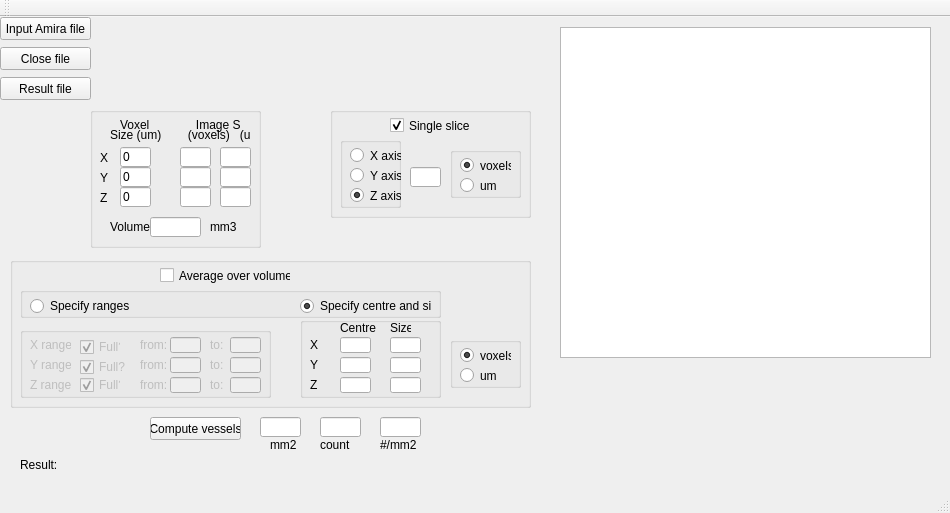
<?xml version="1.0" encoding="UTF-8"?>
<ui version="4.0">
 <class>MainWindow</class>
 <widget class="QMainWindow" name="MainWindow">
  <property name="geometry">
   <rect>
    <x>0</x>
    <y>0</y>
    <width>950</width>
    <height>513</height>
   </rect>
  </property>
  <property name="windowTitle">
   <string>Quantify histology</string>
  </property>
  <widget class="QWidget" name="centralWidget">
   <widget class="QPushButton" name="pushButtonAmFile">
    <property name="geometry">
     <rect>
      <x>0</x>
      <y>0</y>
      <width>91</width>
      <height>23</height>
     </rect>
    </property>
    <property name="text">
     <string>Input Amira file</string>
    </property>
   </widget>
   <widget class="QLabel" name="labelAmFile">
    <property name="geometry">
     <rect>
      <x>100</x>
      <y>0</y>
      <width>411</width>
      <height>21</height>
     </rect>
    </property>
    <property name="text">
     <string/>
    </property>
   </widget>
   <widget class="QLabel" name="label">
    <property name="geometry">
     <rect>
      <x>20</x>
      <y>440</y>
      <width>41</width>
      <height>16</height>
     </rect>
    </property>
    <property name="text">
     <string>Result:</string>
    </property>
   </widget>
   <widget class="QLabel" name="labelResult">
    <property name="geometry">
     <rect>
      <x>60</x>
      <y>440</y>
      <width>491</width>
      <height>16</height>
     </rect>
    </property>
    <property name="text">
     <string/>
    </property>
   </widget>
   <widget class="QTextEdit" name="textEdit">
    <property name="geometry">
     <rect>
      <x>560</x>
      <y>10</y>
      <width>371</width>
      <height>331</height>
     </rect>
    </property>
   </widget>
   <widget class="QPushButton" name="pushButtonCloseFile">
    <property name="geometry">
     <rect>
      <x>0</x>
      <y>30</y>
      <width>91</width>
      <height>23</height>
     </rect>
    </property>
    <property name="text">
     <string>Close file</string>
    </property>
   </widget>
   <widget class="QLabel" name="labelCloseFile">
    <property name="geometry">
     <rect>
      <x>100</x>
      <y>30</y>
      <width>411</width>
      <height>21</height>
     </rect>
    </property>
    <property name="text">
     <string/>
    </property>
   </widget>
   <widget class="QPushButton" name="pushButtonResultFile">
    <property name="geometry">
     <rect>
      <x>0</x>
      <y>60</y>
      <width>91</width>
      <height>23</height>
     </rect>
    </property>
    <property name="text">
     <string>Result file</string>
    </property>
   </widget>
   <widget class="QLabel" name="labelResultFile">
    <property name="geometry">
     <rect>
      <x>100</x>
      <y>60</y>
      <width>411</width>
      <height>21</height>
     </rect>
    </property>
    <property name="text">
     <string/>
    </property>
   </widget>
   <widget class="QGroupBox" name="groupBox_slice">
    <property name="geometry">
     <rect>
      <x>330</x>
      <y>90</y>
      <width>201</width>
      <height>111</height>
     </rect>
    </property>
    <property name="title">
     <string/>
    </property>
    <widget class="QLineEdit" name="lineEdit_intercept">
     <property name="geometry">
      <rect>
       <x>80</x>
       <y>60</y>
       <width>31</width>
       <height>20</height>
      </rect>
     </property>
     <property name="text">
      <string/>
     </property>
    </widget>
    <widget class="QGroupBox" name="groupBox_axis">
     <property name="geometry">
      <rect>
       <x>10</x>
       <y>30</y>
       <width>61</width>
       <height>71</height>
      </rect>
     </property>
     <property name="title">
      <string/>
     </property>
     <widget class="QRadioButton" name="radioButton_zaxis">
      <property name="geometry">
       <rect>
        <x>10</x>
        <y>50</y>
        <width>51</width>
        <height>17</height>
       </rect>
      </property>
      <property name="text">
       <string>Z axis</string>
      </property>
      <property name="checked">
       <bool>true</bool>
      </property>
     </widget>
     <widget class="QRadioButton" name="radioButton_yaxis">
      <property name="geometry">
       <rect>
        <x>10</x>
        <y>30</y>
        <width>51</width>
        <height>17</height>
       </rect>
      </property>
      <property name="text">
       <string>Y axis</string>
      </property>
     </widget>
     <widget class="QRadioButton" name="radioButton_xaxis">
      <property name="geometry">
       <rect>
        <x>10</x>
        <y>10</y>
        <width>51</width>
        <height>17</height>
       </rect>
      </property>
      <property name="text">
       <string>X axis</string>
      </property>
     </widget>
    </widget>
    <widget class="QGroupBox" name="groupBox_sliceunits">
     <property name="geometry">
      <rect>
       <x>120</x>
       <y>40</y>
       <width>71</width>
       <height>51</height>
      </rect>
     </property>
     <property name="title">
      <string/>
     </property>
     <widget class="QRadioButton" name="radioButton_slicevoxels">
      <property name="geometry">
       <rect>
        <x>10</x>
        <y>10</y>
        <width>51</width>
        <height>17</height>
       </rect>
      </property>
      <property name="text">
       <string>voxels</string>
      </property>
      <property name="checked">
       <bool>true</bool>
      </property>
     </widget>
     <widget class="QRadioButton" name="radioButton_slicemicrons">
      <property name="geometry">
       <rect>
        <x>10</x>
        <y>30</y>
        <width>41</width>
        <height>17</height>
       </rect>
      </property>
      <property name="text">
       <string>um</string>
      </property>
     </widget>
    </widget>
    <widget class="QCheckBox" name="checkBoxSlice">
     <property name="geometry">
      <rect>
       <x>60</x>
       <y>10</y>
       <width>81</width>
       <height>17</height>
      </rect>
     </property>
     <property name="text">
      <string>Single slice</string>
     </property>
     <property name="checked">
      <bool>true</bool>
     </property>
    </widget>
   </widget>
   <widget class="QGroupBox" name="groupBox_voxel">
    <property name="geometry">
     <rect>
      <x>90</x>
      <y>90</y>
      <width>171</width>
      <height>141</height>
     </rect>
    </property>
    <property name="title">
     <string/>
    </property>
    <widget class="QLineEdit" name="lineEdit_xvoxel">
     <property name="geometry">
      <rect>
       <x>30</x>
       <y>40</y>
       <width>31</width>
       <height>20</height>
      </rect>
     </property>
     <property name="text">
      <string>0</string>
     </property>
    </widget>
    <widget class="QLineEdit" name="lineEdit_yvoxel">
     <property name="geometry">
      <rect>
       <x>30</x>
       <y>60</y>
       <width>31</width>
       <height>20</height>
      </rect>
     </property>
     <property name="text">
      <string>0</string>
     </property>
    </widget>
    <widget class="QLineEdit" name="lineEdit_zvoxel">
     <property name="geometry">
      <rect>
       <x>30</x>
       <y>80</y>
       <width>31</width>
       <height>20</height>
      </rect>
     </property>
     <property name="text">
      <string>0</string>
     </property>
    </widget>
    <widget class="QLabel" name="label_voxel1">
     <property name="geometry">
      <rect>
       <x>30</x>
       <y>10</y>
       <width>121</width>
       <height>16</height>
      </rect>
     </property>
     <property name="text">
      <string>Voxel              Image Size</string>
     </property>
    </widget>
    <widget class="QLabel" name="label_z">
     <property name="geometry">
      <rect>
       <x>10</x>
       <y>80</y>
       <width>16</width>
       <height>21</height>
      </rect>
     </property>
     <property name="text">
      <string>Z</string>
     </property>
    </widget>
    <widget class="QLabel" name="label_y">
     <property name="geometry">
      <rect>
       <x>10</x>
       <y>60</y>
       <width>16</width>
       <height>21</height>
      </rect>
     </property>
     <property name="text">
      <string>Y</string>
     </property>
    </widget>
    <widget class="QLabel" name="label_x">
     <property name="geometry">
      <rect>
       <x>10</x>
       <y>40</y>
       <width>16</width>
       <height>21</height>
      </rect>
     </property>
     <property name="text">
      <string>X</string>
     </property>
    </widget>
    <widget class="QLabel" name="label_voxelsize2">
     <property name="geometry">
      <rect>
       <x>20</x>
       <y>20</y>
       <width>141</width>
       <height>16</height>
      </rect>
     </property>
     <property name="text">
      <string>Size (um)        (voxels)   (um)</string>
     </property>
    </widget>
    <widget class="QLineEdit" name="lineEdit_nx">
     <property name="geometry">
      <rect>
       <x>90</x>
       <y>40</y>
       <width>31</width>
       <height>20</height>
      </rect>
     </property>
     <property name="readOnly">
      <bool>true</bool>
     </property>
    </widget>
    <widget class="QLineEdit" name="lineEdit_ny">
     <property name="geometry">
      <rect>
       <x>90</x>
       <y>60</y>
       <width>31</width>
       <height>20</height>
      </rect>
     </property>
     <property name="readOnly">
      <bool>true</bool>
     </property>
    </widget>
    <widget class="QLineEdit" name="lineEdit_nz">
     <property name="geometry">
      <rect>
       <x>90</x>
       <y>80</y>
       <width>31</width>
       <height>20</height>
      </rect>
     </property>
     <property name="readOnly">
      <bool>true</bool>
     </property>
    </widget>
    <widget class="QLineEdit" name="lineEdit_umx">
     <property name="geometry">
      <rect>
       <x>130</x>
       <y>40</y>
       <width>31</width>
       <height>20</height>
      </rect>
     </property>
     <property name="readOnly">
      <bool>true</bool>
     </property>
    </widget>
    <widget class="QLineEdit" name="lineEdit_umy">
     <property name="geometry">
      <rect>
       <x>130</x>
       <y>60</y>
       <width>31</width>
       <height>20</height>
      </rect>
     </property>
     <property name="readOnly">
      <bool>true</bool>
     </property>
    </widget>
    <widget class="QLineEdit" name="lineEdit_umz">
     <property name="geometry">
      <rect>
       <x>130</x>
       <y>80</y>
       <width>31</width>
       <height>20</height>
      </rect>
     </property>
     <property name="readOnly">
      <bool>true</bool>
     </property>
    </widget>
    <widget class="QLineEdit" name="lineEdit_volume">
     <property name="geometry">
      <rect>
       <x>60</x>
       <y>110</y>
       <width>51</width>
       <height>20</height>
      </rect>
     </property>
     <property name="text">
      <string/>
     </property>
     <property name="readOnly">
      <bool>true</bool>
     </property>
    </widget>
    <widget class="QLabel" name="label_unitsmm3">
     <property name="geometry">
      <rect>
       <x>120</x>
       <y>110</y>
       <width>31</width>
       <height>20</height>
      </rect>
     </property>
     <property name="text">
      <string>mm3</string>
     </property>
    </widget>
    <widget class="QLabel" name="label_volume">
     <property name="geometry">
      <rect>
       <x>20</x>
       <y>110</y>
       <width>41</width>
       <height>20</height>
      </rect>
     </property>
     <property name="text">
      <string>Volume</string>
     </property>
    </widget>
   </widget>
   <widget class="QGroupBox" name="groupBoxRanges">
    <property name="geometry">
     <rect>
      <x>10</x>
      <y>240</y>
      <width>521</width>
      <height>151</height>
     </rect>
    </property>
    <property name="title">
     <string/>
    </property>
    <widget class="QGroupBox" name="groupBox_choice">
     <property name="geometry">
      <rect>
       <x>10</x>
       <y>30</y>
       <width>421</width>
       <height>31</height>
      </rect>
     </property>
     <property name="title">
      <string/>
     </property>
     <widget class="QRadioButton" name="radioButton_range">
      <property name="geometry">
       <rect>
        <x>10</x>
        <y>10</y>
        <width>121</width>
        <height>18</height>
       </rect>
      </property>
      <property name="text">
       <string>Specify ranges</string>
      </property>
     </widget>
     <widget class="QRadioButton" name="radioButton_centre">
      <property name="geometry">
       <rect>
        <x>280</x>
        <y>10</y>
        <width>131</width>
        <height>18</height>
       </rect>
      </property>
      <property name="text">
       <string>Specify centre and size</string>
      </property>
      <property name="checked">
       <bool>true</bool>
      </property>
     </widget>
    </widget>
    <widget class="QGroupBox" name="groupBox_centre">
     <property name="geometry">
      <rect>
       <x>290</x>
       <y>60</y>
       <width>141</width>
       <height>81</height>
      </rect>
     </property>
     <property name="title">
      <string/>
     </property>
     <widget class="QLabel" name="label_centre">
      <property name="geometry">
       <rect>
        <x>40</x>
        <y>0</y>
        <width>41</width>
        <height>21</height>
       </rect>
      </property>
      <property name="text">
       <string>Centre</string>
      </property>
     </widget>
     <widget class="QLabel" name="label_size">
      <property name="geometry">
       <rect>
        <x>90</x>
        <y>0</y>
        <width>21</width>
        <height>21</height>
       </rect>
      </property>
      <property name="text">
       <string>Size</string>
      </property>
     </widget>
     <widget class="QLabel" name="label_x_2">
      <property name="geometry">
       <rect>
        <x>10</x>
        <y>20</y>
        <width>16</width>
        <height>16</height>
       </rect>
      </property>
      <property name="text">
       <string>X</string>
      </property>
     </widget>
     <widget class="QLabel" name="label_y_2">
      <property name="geometry">
       <rect>
        <x>10</x>
        <y>40</y>
        <width>16</width>
        <height>16</height>
       </rect>
      </property>
      <property name="text">
       <string>Y</string>
      </property>
     </widget>
     <widget class="QLabel" name="label_z_2">
      <property name="geometry">
       <rect>
        <x>10</x>
        <y>60</y>
        <width>16</width>
        <height>16</height>
       </rect>
      </property>
      <property name="text">
       <string>Z</string>
      </property>
     </widget>
     <widget class="QLineEdit" name="lineEdit_xcentre">
      <property name="geometry">
       <rect>
        <x>40</x>
        <y>20</y>
        <width>31</width>
        <height>16</height>
       </rect>
      </property>
     </widget>
     <widget class="QLineEdit" name="lineEdit_ycentre">
      <property name="geometry">
       <rect>
        <x>40</x>
        <y>40</y>
        <width>31</width>
        <height>16</height>
       </rect>
      </property>
     </widget>
     <widget class="QLineEdit" name="lineEdit_zcentre">
      <property name="geometry">
       <rect>
        <x>40</x>
        <y>60</y>
        <width>31</width>
        <height>16</height>
       </rect>
      </property>
     </widget>
     <widget class="QLineEdit" name="lineEdit_xsize">
      <property name="geometry">
       <rect>
        <x>90</x>
        <y>20</y>
        <width>31</width>
        <height>16</height>
       </rect>
      </property>
     </widget>
     <widget class="QLineEdit" name="lineEdit_ysize">
      <property name="geometry">
       <rect>
        <x>90</x>
        <y>40</y>
        <width>31</width>
        <height>16</height>
       </rect>
      </property>
     </widget>
     <widget class="QLineEdit" name="lineEdit_zsize">
      <property name="geometry">
       <rect>
        <x>90</x>
        <y>60</y>
        <width>31</width>
        <height>16</height>
       </rect>
      </property>
     </widget>
    </widget>
    <widget class="QGroupBox" name="groupBox_range">
     <property name="enabled">
      <bool>false</bool>
     </property>
     <property name="geometry">
      <rect>
       <x>10</x>
       <y>70</y>
       <width>251</width>
       <height>71</height>
      </rect>
     </property>
     <property name="title">
      <string/>
     </property>
     <widget class="QLabel" name="label_zto">
      <property name="geometry">
       <rect>
        <x>190</x>
        <y>50</y>
        <width>21</width>
        <height>16</height>
       </rect>
      </property>
      <property name="text">
       <string>to:</string>
      </property>
     </widget>
     <widget class="QCheckBox" name="checkBox_zfull">
      <property name="geometry">
       <rect>
        <x>60</x>
        <y>50</y>
        <width>41</width>
        <height>16</height>
       </rect>
      </property>
      <property name="layoutDirection">
       <enum>Qt::LeftToRight</enum>
      </property>
      <property name="text">
       <string>Full?</string>
      </property>
      <property name="checked">
       <bool>true</bool>
      </property>
     </widget>
     <widget class="QLineEdit" name="lineEdit_x1">
      <property name="enabled">
       <bool>false</bool>
      </property>
      <property name="geometry">
       <rect>
        <x>150</x>
        <y>10</y>
        <width>31</width>
        <height>16</height>
       </rect>
      </property>
      <property name="text">
       <string/>
      </property>
     </widget>
     <widget class="QLineEdit" name="lineEdit_z1">
      <property name="enabled">
       <bool>false</bool>
      </property>
      <property name="geometry">
       <rect>
        <x>150</x>
        <y>50</y>
        <width>31</width>
        <height>16</height>
       </rect>
      </property>
      <property name="text">
       <string/>
      </property>
     </widget>
     <widget class="QLineEdit" name="lineEdit_x2">
      <property name="enabled">
       <bool>false</bool>
      </property>
      <property name="geometry">
       <rect>
        <x>210</x>
        <y>10</y>
        <width>31</width>
        <height>16</height>
       </rect>
      </property>
      <property name="text">
       <string/>
      </property>
     </widget>
     <widget class="QLineEdit" name="lineEdit_y1">
      <property name="enabled">
       <bool>false</bool>
      </property>
      <property name="geometry">
       <rect>
        <x>150</x>
        <y>30</y>
        <width>31</width>
        <height>16</height>
       </rect>
      </property>
      <property name="text">
       <string/>
      </property>
     </widget>
     <widget class="QCheckBox" name="checkBox_yfull">
      <property name="geometry">
       <rect>
        <x>60</x>
        <y>30</y>
        <width>51</width>
        <height>20</height>
       </rect>
      </property>
      <property name="layoutDirection">
       <enum>Qt::LeftToRight</enum>
      </property>
      <property name="text">
       <string>Full?</string>
      </property>
      <property name="checked">
       <bool>true</bool>
      </property>
     </widget>
     <widget class="QLabel" name="label_xrange">
      <property name="geometry">
       <rect>
        <x>10</x>
        <y>10</y>
        <width>41</width>
        <height>16</height>
       </rect>
      </property>
      <property name="text">
       <string>X range: </string>
      </property>
     </widget>
     <widget class="QLabel" name="label_zrange">
      <property name="geometry">
       <rect>
        <x>10</x>
        <y>50</y>
        <width>41</width>
        <height>16</height>
       </rect>
      </property>
      <property name="text">
       <string>Z range: </string>
      </property>
     </widget>
     <widget class="QLabel" name="label_yrange">
      <property name="geometry">
       <rect>
        <x>10</x>
        <y>30</y>
        <width>41</width>
        <height>16</height>
       </rect>
      </property>
      <property name="text">
       <string>Y range: </string>
      </property>
     </widget>
     <widget class="QLabel" name="label_xto">
      <property name="geometry">
       <rect>
        <x>190</x>
        <y>10</y>
        <width>21</width>
        <height>16</height>
       </rect>
      </property>
      <property name="text">
       <string>to:</string>
      </property>
     </widget>
     <widget class="QLabel" name="label_yfrom">
      <property name="geometry">
       <rect>
        <x>120</x>
        <y>30</y>
        <width>31</width>
        <height>16</height>
       </rect>
      </property>
      <property name="text">
       <string>from:</string>
      </property>
     </widget>
     <widget class="QLabel" name="label_xfrom">
      <property name="geometry">
       <rect>
        <x>120</x>
        <y>10</y>
        <width>31</width>
        <height>16</height>
       </rect>
      </property>
      <property name="text">
       <string>from:</string>
      </property>
     </widget>
     <widget class="QLineEdit" name="lineEdit_z2">
      <property name="enabled">
       <bool>false</bool>
      </property>
      <property name="geometry">
       <rect>
        <x>210</x>
        <y>50</y>
        <width>31</width>
        <height>16</height>
       </rect>
      </property>
      <property name="text">
       <string/>
      </property>
     </widget>
     <widget class="QCheckBox" name="checkBox_xfull">
      <property name="geometry">
       <rect>
        <x>60</x>
        <y>10</y>
        <width>41</width>
        <height>20</height>
       </rect>
      </property>
      <property name="layoutDirection">
       <enum>Qt::LeftToRight</enum>
      </property>
      <property name="text">
       <string>Full?</string>
      </property>
      <property name="checked">
       <bool>true</bool>
      </property>
     </widget>
     <widget class="QLabel" name="label_yto">
      <property name="geometry">
       <rect>
        <x>190</x>
        <y>30</y>
        <width>21</width>
        <height>16</height>
       </rect>
      </property>
      <property name="text">
       <string>to:</string>
      </property>
     </widget>
     <widget class="QLabel" name="label_zfrom">
      <property name="geometry">
       <rect>
        <x>120</x>
        <y>50</y>
        <width>31</width>
        <height>16</height>
       </rect>
      </property>
      <property name="text">
       <string>from:</string>
      </property>
     </widget>
     <widget class="QLineEdit" name="lineEdit_y2">
      <property name="enabled">
       <bool>false</bool>
      </property>
      <property name="geometry">
       <rect>
        <x>210</x>
        <y>30</y>
        <width>31</width>
        <height>16</height>
       </rect>
      </property>
      <property name="text">
       <string/>
      </property>
     </widget>
    </widget>
    <widget class="QCheckBox" name="checkBoxAverage">
     <property name="geometry">
      <rect>
       <x>150</x>
       <y>10</y>
       <width>131</width>
       <height>17</height>
      </rect>
     </property>
     <property name="text">
      <string>Average over volume</string>
     </property>
    </widget>
    <widget class="QGroupBox" name="groupBox_rangeunits">
     <property name="geometry">
      <rect>
       <x>440</x>
       <y>80</y>
       <width>71</width>
       <height>51</height>
      </rect>
     </property>
     <property name="title">
      <string/>
     </property>
     <widget class="QRadioButton" name="radioButton_rangevoxels">
      <property name="geometry">
       <rect>
        <x>10</x>
        <y>10</y>
        <width>51</width>
        <height>17</height>
       </rect>
      </property>
      <property name="text">
       <string>voxels</string>
      </property>
      <property name="checked">
       <bool>true</bool>
      </property>
     </widget>
     <widget class="QRadioButton" name="radioButton_rangemicrons">
      <property name="geometry">
       <rect>
        <x>10</x>
        <y>30</y>
        <width>41</width>
        <height>17</height>
       </rect>
      </property>
      <property name="text">
       <string>um</string>
      </property>
     </widget>
    </widget>
   </widget>
   <widget class="QPushButton" name="pushButton_vessels">
    <property name="geometry">
     <rect>
      <x>150</x>
      <y>400</y>
      <width>91</width>
      <height>23</height>
     </rect>
    </property>
    <property name="text">
     <string>Compute vessels</string>
    </property>
   </widget>
   <widget class="QLineEdit" name="lineEdit_density">
    <property name="geometry">
     <rect>
      <x>380</x>
      <y>400</y>
      <width>41</width>
      <height>20</height>
     </rect>
    </property>
    <property name="readOnly">
     <bool>true</bool>
    </property>
   </widget>
   <widget class="QLineEdit" name="lineEdit_count">
    <property name="geometry">
     <rect>
      <x>320</x>
      <y>400</y>
      <width>41</width>
      <height>20</height>
     </rect>
    </property>
    <property name="readOnly">
     <bool>true</bool>
    </property>
   </widget>
   <widget class="QLineEdit" name="lineEdit_area">
    <property name="geometry">
     <rect>
      <x>260</x>
      <y>400</y>
      <width>41</width>
      <height>20</height>
     </rect>
    </property>
    <property name="readOnly">
     <bool>true</bool>
    </property>
   </widget>
   <widget class="QLabel" name="label_density">
    <property name="geometry">
     <rect>
      <x>380</x>
      <y>420</y>
      <width>41</width>
      <height>16</height>
     </rect>
    </property>
    <property name="text">
     <string>#/mm2</string>
    </property>
   </widget>
   <widget class="QLabel" name="label_unitsarea">
    <property name="geometry">
     <rect>
      <x>270</x>
      <y>420</y>
      <width>31</width>
      <height>16</height>
     </rect>
    </property>
    <property name="text">
     <string>mm2</string>
    </property>
   </widget>
   <widget class="QLabel" name="label_number">
    <property name="geometry">
     <rect>
      <x>320</x>
      <y>420</y>
      <width>31</width>
      <height>16</height>
     </rect>
    </property>
    <property name="text">
     <string>count</string>
    </property>
   </widget>
  </widget>
  <widget class="QMenuBar" name="menuBar">
   <property name="geometry">
    <rect>
     <x>0</x>
     <y>0</y>
     <width>950</width>
     <height>21</height>
    </rect>
   </property>
  </widget>
  <widget class="QToolBar" name="mainToolBar">
   <attribute name="toolBarArea">
    <enum>TopToolBarArea</enum>
   </attribute>
   <attribute name="toolBarBreak">
    <bool>false</bool>
   </attribute>
  </widget>
  <widget class="QStatusBar" name="statusBar"/>
 </widget>
 <layoutdefault spacing="6" margin="11"/>
 <resources/>
 <connections>
  <connection>
   <sender>pushButtonAmFile</sender>
   <signal>clicked()</signal>
   <receiver>MainWindow</receiver>
   <slot>amFileSelecter()</slot>
   <hints>
    <hint type="sourcelabel">
     <x>77</x>
     <y>43</y>
    </hint>
    <hint type="destinationlabel">
     <x>346</x>
     <y>129</y>
    </hint>
   </hints>
  </connection>
  <connection>
   <sender>pushButtonResultFile</sender>
   <signal>clicked()</signal>
   <receiver>MainWindow</receiver>
   <slot>resultFileSelecter()</slot>
   <hints>
    <hint type="sourcelabel">
     <x>55</x>
     <y>103</y>
    </hint>
    <hint type="destinationlabel">
     <x>115</x>
     <y>149</y>
    </hint>
   </hints>
  </connection>
  <connection>
   <sender>pushButtonCloseFile</sender>
   <signal>clicked()</signal>
   <receiver>MainWindow</receiver>
   <slot>closeFileSelecter()</slot>
   <hints>
    <hint type="sourcelabel">
     <x>41</x>
     <y>76</y>
    </hint>
    <hint type="destinationlabel">
     <x>183</x>
     <y>91</y>
    </hint>
   </hints>
  </connection>
  <connection>
   <sender>lineEdit_xvoxel</sender>
   <signal>textChanged(QString)</signal>
   <receiver>MainWindow</receiver>
   <slot>voxelChanged()</slot>
   <hints>
    <hint type="sourcelabel">
     <x>150</x>
     <y>182</y>
    </hint>
    <hint type="destinationlabel">
     <x>84</x>
     <y>222</y>
    </hint>
   </hints>
  </connection>
  <connection>
   <sender>lineEdit_yvoxel</sender>
   <signal>textChanged(QString)</signal>
   <receiver>MainWindow</receiver>
   <slot>voxelChanged()</slot>
   <hints>
    <hint type="sourcelabel">
     <x>150</x>
     <y>202</y>
    </hint>
    <hint type="destinationlabel">
     <x>120</x>
     <y>237</y>
    </hint>
   </hints>
  </connection>
  <connection>
   <sender>lineEdit_zvoxel</sender>
   <signal>textChanged(QString)</signal>
   <receiver>MainWindow</receiver>
   <slot>voxelChanged()</slot>
   <hints>
    <hint type="sourcelabel">
     <x>150</x>
     <y>222</y>
    </hint>
    <hint type="destinationlabel">
     <x>137</x>
     <y>248</y>
    </hint>
   </hints>
  </connection>
  <connection>
   <sender>pushButton_vessels</sender>
   <signal>clicked()</signal>
   <receiver>MainWindow</receiver>
   <slot>computeVessels()</slot>
   <hints>
    <hint type="sourcelabel">
     <x>172</x>
     <y>455</y>
    </hint>
    <hint type="destinationlabel">
     <x>295</x>
     <y>305</y>
    </hint>
   </hints>
  </connection>
  <connection>
   <sender>checkBoxSlice</sender>
   <signal>toggled(bool)</signal>
   <receiver>MainWindow</receiver>
   <slot>sliceChanged()</slot>
   <hints>
    <hint type="sourcelabel">
     <x>438</x>
     <y>139</y>
    </hint>
    <hint type="destinationlabel">
     <x>414</x>
     <y>244</y>
    </hint>
   </hints>
  </connection>
  <connection>
   <sender>checkBoxAverage</sender>
   <signal>toggled(bool)</signal>
   <receiver>MainWindow</receiver>
   <slot>averageChanged()</slot>
   <hints>
    <hint type="sourcelabel">
     <x>254</x>
     <y>291</y>
    </hint>
    <hint type="destinationlabel">
     <x>27</x>
     <y>339</y>
    </hint>
   </hints>
  </connection>
 </connections>
 <slots>
  <slot>go()</slot>
  <slot>amFileSelecter()</slot>
  <slot>closeFileSelecter()</slot>
  <slot>resultFileSelecter()</slot>
  <slot>computeVolume()</slot>
  <slot>checkReady()</slot>
  <slot>computeArea()</slot>
  <slot>computeVessels()</slot>
  <slot>voxelChanged()</slot>
  <slot>sliceChanged()</slot>
  <slot>averageChanged()</slot>
 </slots>
</ui>
